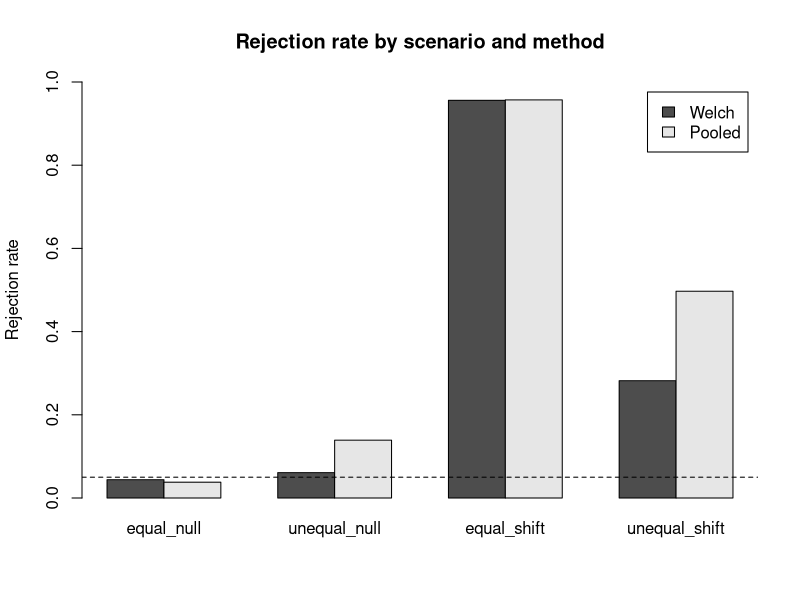

This chart was generated by the following R code:
# Homework 2
# Run from top to bottom in a fresh R session.

library(dplyr); library(tidyr); library(tibble)
library(readr); library(stringr); library(forcats); library(purrr)

# =============================================================================
# Problem 1: Clean, validate, and summarize
# =============================================================================

sales_raw <- tibble(
  sale_id = 1:8,
  customer_id = c("C1", "C2", "C1", "C3", "C2", "C4", "C5", "C2"),
  item_raw = c(" Pen", "PEN ", "Notebook", " pen ",
               "FOLDER", "Folder ", " ERASER ", "pen"),
  amount_raw = c("$10.00", "$20.00", NA, "$15.00",
                 "$30.00", "$25.00", NA, "$20.00"),
  discount_raw = c("0%", "10%", "5%", "0%", "20%", "10%", "0%", "0%"),
  code_raw = c("ST-101", "ON-102", "ST-103", "ON-104",
               "bad", "ST-106", "ON-107X", "on-108"),
  tags = c("gift;urgent", "online", "gift", "member",
           "online;member", "gift", "member", "gift;member")
)

# ---- Part A: Text and numerical transformations -----------------------------

sales_clean <- sales_raw |>
  mutate(
    # str_squish() trims both ends AND collapses inner runs of spaces to one
    item_clean    = str_to_lower(str_squish(item_raw)),
    amount        = parse_number(amount_raw),
    discount_rate = parse_number(discount_raw) / 100,
    net_amount    = amount * (1 - discount_rate),
    size = case_when(
      is.na(net_amount) ~ "unrecorded",
      net_amount >= 20  ~ "large",
      .default          = "small"
    )
  )

sales_clean |>
  select(sale_id, item_clean, amount, discount_rate, net_amount, size) |>
  print()

# Output:
#   sale_id item_clean amount discount_rate net_amount size
#         1 pen            10          0          10   small
#         2 pen            20          0.1        18   small
#         3 notebook       NA          0.05       NA   unrecorded
#         4 pen            15          0          15   small
#         5 folder         30          0.2        24   large
#         6 folder         25          0.1        22.5 large
#         7 eraser         NA          0          NA   unrecorded
#         8 pen            20          0          20   large
#
# Explanation: str_squish() removes leading/trailing spaces and collapses
# repeated inner spaces, and str_to_lower() makes " Pen", "PEN " and " pen "
# all "pen". parse_number() drops "$" and "%", so the discount is divided by
# 100 to become a proportion. A missing amount gives a missing net_amount
# (NA * anything is NA), so sales 3 and 7 stay NA and are labelled
# "unrecorded"; the is.na() condition is listed first in case_when() so NA is
# never compared against 20. All 8 rows and all original columns are kept.

# ---- Part B: Validate codes and split strings -------------------------------

sales_codes <- sales_clean |>
  mutate(
    code_clean = str_to_upper(str_trim(code_raw)),
    valid_code = str_detect(code_clean, "^(ST|ON)-[0-9]{3}$")
  )

invalid_codes <- sales_codes |>
  filter(!valid_code) |>
  select(sale_id, code_raw, code_clean)
print(invalid_codes)

# Output (invalid_codes):
#   sale_id code_raw code_clean
#         5 bad      BAD
#         7 ON-107X  ON-107X
#
# Explanation: the pattern ^(ST|ON)-[0-9]{3}$ is anchored at both ends, so the
# whole code must be ST or ON, a hyphen, and exactly three digits. "BAD" fails
# entirely and "ON-107X" fails because of the trailing X. "on-108" becomes
# valid after str_to_upper(). sales_codes still has all 8 sales.

valid_code_parts <- sales_codes |>
  filter(valid_code) |>
  select(sale_id, code_clean) |>
  separate_wider_delim(code_clean, delim = "-",
                       names = c("channel", "number"),
                       cols_remove = FALSE) |>
  select(sale_id, code_clean, channel, number)
print(valid_code_parts)

nrow(sales_clean)   # still 8 -- invalid rows were not removed from sales_clean

# Output (valid_code_parts):
#   sale_id code_clean channel number
#         1 ST-101     ST      101
#         2 ON-102     ON      102
#         3 ST-103     ST      103
#         4 ON-104     ON      104
#         6 ST-106     ST      106
#         8 ON-108     ON      108
# nrow(sales_clean) = 8, so no invalid rows were deleted from sales_clean.

sale_tags <- sales_clean |>
  select(sale_id, tags) |>
  separate_longer_delim(tags, delim = ";")
print(sale_tags)

# Output (sale_tags): 11 rows
#   1 gift, 1 urgent, 2 online, 3 gift, 4 member, 5 online, 5 member,
#   6 gift, 7 member, 8 gift, 8 member
#
# Explanation: separate_wider_delim() splits one column into several new
# COLUMNS (the row count stays the same), while separate_longer_delim() splits
# a value into several ROWS (one row per piece), so sales with two tags appear
# twice.

# ---- Part C: Grouped proportions and factor categories ----------------------

customer_summary <- sales_clean |>
  summarise(
    sales_n     = n(),
    known_n     = sum(!is.na(net_amount)),
    large_n     = sum(net_amount >= 20, na.rm = TRUE),
    large_share = if_else(known_n > 0, large_n / known_n, NA_real_),
    .by = customer_id
  ) |>
  arrange(customer_id)
print(customer_summary)

# Output (customer_summary):
#   customer_id sales_n known_n large_n large_share
#   C1                2       1       0       0
#   C2                3       3       2       0.667
#   C3                1       1       0       0
#   C4                1       1       1       1
#   C5                1       0       0      NA
#
# C1's large_share: the numerator is large_n = 0 (C1 has no known net amount
# of at least 20; its one known sale nets $10). The denominator is known_n = 1,
# not sales_n = 2, because sale 3 has a missing amount and is excluded. So
# large_share = 0 / 1 = 0. C5 has no known amounts, so large_n = 0 and
# large_share = NA (0/0 is undefined, not zero).

sales_factors <- sales_clean |>
  mutate(
    item_factor = fct_infreq(factor(item_clean)),
    item_group  = fct_lump_n(factor(item_clean), n = 2, other_level = "Other")
  )

levels(sales_factors$item_factor)
count(sales_factors, item_factor)
levels(sales_factors$item_group)
count(sales_factors, item_group)

# Output:
#   levels(item_factor): "pen" "folder" "eraser" "notebook"
#   counts: pen 4, folder 2, eraser 1, notebook 1
#   levels(item_group):  "folder" "pen" "Other"
#   counts: folder 2, pen 4, Other 2
#
# Explanation: fct_infreq() only REORDERS the levels (most frequent first);
# all four categories and their counts are unchanged. fct_lump_n() COMBINES
# categories: it keeps the 2 most frequent (pen, folder) and merges eraser and
# notebook into "Other", so the number of categories drops from 4 to 3 and
# "Other" has count 2. Lumping does not reorder the kept levels, which is why
# item_group stays in alphabetical order (folder, pen) with Other last.

# =============================================================================
# Problem 2: Missing Values and Joins
# =============================================================================

reports_raw <- tibble(
  form = c("A", "A", "A", "B", "B", "B"),
  line = c(1, 2, 3, 1, 2, 3),
  customer_id = c("C1", NA, "C2", "C3", NA, "C4"),
  round = c(1, 3, 1, 1, 2, 1),
  primary_amount = c(10, -999, 20, NA, 0, 30),
  backup_amount = c(NA, 15, 25, NA, 99, NA)
)

customers <- tibble(
  customer_id = c("C1", "C2", "C3", "C5"),
  region = c("North", "South", NA, "West")
)

# ---- Part A: Clean and add missing reports ----------------------------------

reports_labeled <- reports_raw |>
  arrange(form, line) |>
  group_by(form) |>
  fill(customer_id, .direction = "down") |>
  ungroup()

reports_clean <- reports_labeled |>
  mutate(
    primary_clean = na_if(primary_amount, -999),
    amount        = coalesce(primary_clean, backup_amount)
  )

reports_clean |>
  select(form, line, customer_id, round, primary_amount, backup_amount, amount) |>
  print()

# Output:
#   form line customer_id round primary_amount backup_amount amount
#   A       1 C1              1             10            NA     10
#   A       2 C1              3           -999            15     15
#   A       3 C2              1             20            25     20
#   B       1 C3              1             NA            NA     NA
#   B       2 C3              2              0            99      0
#   B       3 C4              1             30            NA     30
#
# Explanation: fill() runs within each form, so A line 2 gets C1 and B line 2
# gets C3; IDs never cross from form A to form B. coalesce() takes the first
# non-missing value, so the backup is used only when primary_clean is NA (A2,
# where -999 was turned into NA). A recorded primary value, including 0, is a
# real measurement of the same quantity, so it is kept: replacing B2's 0 with
# the backup 99 would overwrite real data. B1 has neither value, so it stays
# NA.

reports_complete <- reports_clean |>
  select(customer_id, round, amount) |>
  mutate(recorded_row = TRUE) |>
  complete(customer_id, round = 1:3,
           fill = list(recorded_row = FALSE))
print(reports_complete)

cat("Original rows:", sum(reports_complete$recorded_row), "\n")
cat("Added rows:   ", sum(!reports_complete$recorded_row), "\n")
cat("Missing amounts before completion:", sum(is.na(reports_clean$amount)), "\n")
cat("Missing amounts after completion: ", sum(is.na(reports_complete$amount)), "\n")

# Output: 12 rows (4 customers x 3 rounds)
#   C1: r1 10 TRUE,  r2 NA FALSE, r3 15 TRUE
#   C2: r1 20 TRUE,  r2 NA FALSE, r3 NA FALSE
#   C3: r1 NA TRUE,  r2  0 TRUE,  r3 NA FALSE
#   C4: r1 30 TRUE,  r2 NA FALSE, r3 NA FALSE
# Original rows: 6, added rows: 6
# Missing amounts: 1 before completion, 7 after completion
#
# Explicit missing (before completion): C3 round 1 -- the row exists but its
# amount is NA.
# Implicit missing (before completion): C1 round 2 -- there is no row at all
# for that customer-round; complete() makes it visible as an NA row with
# recorded_row = FALSE. recorded_row was set to TRUE before complete() and the
# new rows were filled with FALSE, so the two kinds of NA can be told apart.

# ---- Part B: Join and check -------------------------------------------------

# Duplicate / missing IDs in customers
customers |> count(customer_id) |> filter(n > 1)
sum(is.na(customers$customer_id))

# Repeated customer_id-round combinations in reports_clean
reports_clean |> count(customer_id, round) |> filter(n > 1)

# Output: no duplicated customer_id in customers (0 rows), 0 missing IDs,
# and no customer_id-round combination appears more than once in
# reports_clean (0 rows). So customers can safely be the "one" side of a
# many-to-one join.

customers_marked <- customers |>
  mutate(customer_found = TRUE)

reports_joined <- reports_clean |>
  left_join(customers_marked,
            by = join_by(customer_id),
            relationship = "many-to-one",
            na_matches = "never") |>
  mutate(customer_found = coalesce(customer_found, FALSE))

reports_joined |>
  select(customer_id, round, amount, region, customer_found) |>
  print()

# Output:
#   customer_id round amount region customer_found
#   C1              1     10 North  TRUE
#   C1              3     15 North  TRUE
#   C2              1     20 South  TRUE
#   C3              1     NA <NA>   TRUE
#   C3              2      0 <NA>   TRUE
#   C4              1     30 <NA>   FALSE

# IDs only in reports_clean
reports_clean |>
  anti_join(customers, by = join_by(customer_id), na_matches = "never") |>
  distinct(customer_id)

# IDs only in customers
customers |>
  anti_join(reports_clean, by = join_by(customer_id), na_matches = "never") |>
  distinct(customer_id)

# Output: only in reports_clean: C4. Only in customers: C5.
#
# Explanation: C3 and C4 both have a missing region, but for different
# reasons. C3 has customer_found = TRUE: the customer IS in the metadata table,
# its region just wasn't recorded. C4 has customer_found = FALSE: there is no
# metadata record at all, so the NA region comes from the failed join. A
# missing region alone cannot distinguish these two cases.

# ---- Part C: Check and reshape reports --------------------------------------

# NOTE: customers_bad is not defined in the assignment handout. It is defined
# here as the customers table with a conflicting duplicate record for C2
# (two different regions), which is what the questions below describe.
customers_bad <- tibble(
  customer_id = c("C1", "C2", "C2", "C3", "C5"),
  region      = c("North", "South", "East", NA, "West")
)

reports_duplicated <- reports_clean |>
  left_join(customers_bad, by = join_by(customer_id),
            relationship = "many-to-many")

cat("Rows before:", nrow(reports_clean), " Rows after:", nrow(reports_duplicated), "\n")
cat("Total before:", sum(reports_clean$amount, na.rm = TRUE),
    " Total after:", sum(reports_duplicated$amount, na.rm = TRUE), "\n")

reports_duplicated |>
  count(customer_id, round) |>
  filter(n > 1)

# Output: rows 6 -> 7; total amount (ignoring NA) 75 -> 95.
# Repeated report: customer_id C2, round 1.
#
# Explanation: C2 has two rows in customers_bad (South and East), so its one
# report matches twice and is duplicated. Its amount of 20 is now counted
# twice, which inflates the total by exactly 20 (75 + 20 = 95).
#
# With relationship = "many-to-one", left_join() would stop with an error,
# because C2 matches more than one row in customers_bad -- which is the point
# of the check. Allowing "many-to-many" does NOT fix anything: it only
# silences the error. The conflicting region for C2 is still there and the
# report is double-counted; the fix is to resolve the duplicate in the
# customer table before joining.

reports_wide <- reports_complete |>
  select(customer_id, round, amount) |>
  pivot_wider(names_from = round, values_from = amount,
              names_prefix = "round_")
print(reports_wide)

# Check the prediction
reports_wide |>
  pivot_longer(starts_with("round_"), names_to = "round",
               values_to = "amount", values_drop_na = TRUE) |>
  nrow()

# Output (reports_wide):
#   customer_id round_1 round_2 round_3
#   C1               10      NA      15
#   C2               20      NA      NA
#   C3               NA       0      NA
#   C4               30      NA      NA
#
# Prediction: 12 cells - 7 NA cells = 5 rows would remain after pivoting
# back to long form with values_drop_na = TRUE (confirmed above: 5).
#
# Explanation: dropping NAs simply removes those rows; it does not bring back
# a value. C3 round 1 was a real report whose amount is unknown, and that
# information is lost too -- it is dropped just like the implicit gaps. The
# zero for C3 round 2 is kept because 0 is a value, not NA.

# =============================================================================
# Problem 3: Two-sample t-tests and simulation
# =============================================================================

# ---- Part A: Write a t-test function ----------------------------------------

two_sample_t <- function(x, y, equal_var = FALSE, alpha = 0.05) {
  n_x <- length(x);  n_y <- length(y)
  xbar <- mean(x);   ybar <- mean(y)
  s2_x <- var(x);    s2_y <- var(y)

  if (equal_var) {
    method <- "Pooled"
    s2_p <- ((n_x - 1) * s2_x + (n_y - 1) * s2_y) / (n_x + n_y - 2)
    se   <- sqrt(s2_p * (1 / n_x + 1 / n_y))
    df   <- n_x + n_y - 2
  } else {
    method <- "Welch"
    v_x <- s2_x / n_x
    v_y <- s2_y / n_y
    se  <- sqrt(v_x + v_y)
    df  <- (v_x + v_y)^2 / (v_x^2 / (n_x - 1) + v_y^2 / (n_y - 1))
  }

  t_stat  <- (xbar - ybar) / se
  p_value <- 2 * pt(abs(t_stat), df = df, lower.tail = FALSE)

  list(method  = method,
       t_stat  = t_stat,
       df      = df,
       p_value = p_value,
       reject  = p_value < alpha)
}

x_check <- c(12, 15, 14, 10, 13)
y_check <- c(9, 11, 8, 10, 7, 12, 9, 8)

res_welch  <- two_sample_t(x_check, y_check)
res_pooled <- two_sample_t(x_check, y_check, equal_var = TRUE)
str(res_welch)
str(res_pooled)

# Reference calculations; compare with your own function.
ref_welch  <- t.test(x_check, y_check, var.equal = FALSE)
ref_pooled <- t.test(x_check, y_check, var.equal = TRUE)

verify <- tibble(
  method   = c("Welch", "Pooled"),
  t_diff   = abs(c(res_welch$t_stat  - ref_welch$statistic,
                   res_pooled$t_stat - ref_pooled$statistic)),
  df_diff  = abs(c(res_welch$df      - ref_welch$parameter,
                   res_pooled$df     - ref_pooled$parameter)),
  p_diff   = abs(c(res_welch$p_value - ref_welch$p.value,
                   res_pooled$p_value - ref_pooled$p.value))
) |>
  mutate(all_below_1e8 = t_diff < 1e-8 & df_diff < 1e-8 & p_diff < 1e-8)
print(verify)

# Output:
#   Welch:  t_stat = 3.4,  df = 7.68 (unrounded), p_value = 0.00991, reject = TRUE
#   Pooled: t_stat = 3.53, df = 11,               p_value = 0.00474, reject = TRUE
#
# Verification against t.test():
#   method   t_diff    df_diff   p_diff    all_below_1e8
#   Welch    4.44e-16  2.66e-15  5.20e-18  TRUE
#   Pooled   0         0         0         TRUE
# All differences in t_stat, df, and p_value are smaller than 1e-8 (they are
# only floating-point rounding), so the function matches t.test() for both
# methods. Both tests reject H0 at alpha = 0.05.

# ---- Part B: Simulation loop ------------------------------------------------

B <- 1000
n_x <- 20
n_y <- 40
alpha <- 0.05

scenarios <- data.frame(
  scenario = c("equal_null", "unequal_null",
               "equal_shift", "unequal_shift"),
  mean_x = c(0, 0, 0, 0),
  mean_y = c(0, 0, 1, 1),
  sd_x = c(1, 3, 1, 3),
  sd_y = c(1, 1, 1, 1)
)

# Pre-allocate storage: 4 scenarios x B replicates x 2 methods
n_rows  <- nrow(scenarios) * B * 2
sim_scenario  <- character(n_rows)
sim_replicate <- integer(n_rows)
sim_method    <- character(n_rows)
sim_t         <- numeric(n_rows)
sim_df        <- numeric(n_rows)
sim_p         <- numeric(n_rows)
sim_reject    <- logical(n_rows)

# Run once immediately before the simulation, not inside a loop.
set.seed(2026)

row <- 0
for (s in seq_len(nrow(scenarios))) {
  for (b in seq_len(B)) {
    x <- rnorm(n_x, mean = scenarios$mean_x[s], sd = scenarios$sd_x[s])
    y <- rnorm(n_y, mean = scenarios$mean_y[s], sd = scenarios$sd_y[s])

    for (eq in c(FALSE, TRUE)) {
      res <- two_sample_t(x, y, equal_var = eq, alpha = alpha)
      row <- row + 1
      sim_scenario[row]  <- scenarios$scenario[s]
      sim_replicate[row] <- b
      sim_method[row]    <- res$method
      sim_t[row]         <- res$t_stat
      sim_df[row]        <- res$df
      sim_p[row]         <- res$p_value
      sim_reject[row]    <- res$reject
    }
  }
}

simulation_results <- data.frame(
  scenario  = sim_scenario,
  replicate = sim_replicate,
  method    = sim_method,
  t_stat    = sim_t,
  df        = sim_df,
  p_value   = sim_p,
  reject    = sim_reject
)

head(simulation_results)
nrow(simulation_results)

# Output (first six rows):
#     scenario replicate method     t_stat       df    p_value reject
#   equal_null         1  Welch -1.6408015 36.27031 0.10948361  FALSE
#   equal_null         1 Pooled -1.6719503 58.00000 0.09992119  FALSE
#   equal_null         2  Welch  0.4498986 43.85631 0.65499951  FALSE
#   equal_null         2 Pooled  0.4268900 58.00000 0.67103998  FALSE
#   equal_null         3  Welch  1.5837255 30.84146 0.12345809  FALSE
#   equal_null         3 Pooled  1.7224891 58.00000 0.09030984  FALSE
# Total rows: 8000 (4 scenarios x 1000 replicates x 2 methods)

simulation_summary <- simulation_results |>
  summarise(
    mean_t         = mean(t_stat),
    sd_t           = sd(t_stat),
    rejection_rate = mean(reject),
    .by = c(scenario, method)
  ) |>
  mutate(across(c(mean_t, sd_t, rejection_rate), \(v) round(v, 3)))
print(simulation_summary)

# Output (simulation_summary):
#        scenario method mean_t  sd_t rejection_rate
#      equal_null  Welch -0.019 1.038          0.044
#      equal_null Pooled -0.018 1.024          0.038
#    unequal_null  Welch  0.036 1.075          0.061
#    unequal_null Pooled  0.048 1.402          0.139
#     equal_shift  Welch -3.768 1.116          0.956
#     equal_shift Pooled -3.757 1.078          0.957
#   unequal_shift  Welch -1.542 1.048          0.282
#   unequal_shift Pooled -2.019 1.357          0.497

# Rejection rates by scenario and method (dashed line = alpha)
rate_mat <- simulation_summary |>
  select(scenario, method, rejection_rate) |>
  pivot_wider(names_from = scenario, values_from = rejection_rate)
barplot(as.matrix(rate_mat[, -1]), beside = TRUE,
        legend.text = rate_mat$method, ylim = c(0, 1),
        ylab = "Rejection rate", main = "Rejection rate by scenario and method")
abline(h = alpha, lty = 2)

# Short report:
# Under equal variances both null rejection rates (Welch 0.044, Pooled 0.038)
# are close to 0.05 given simulation error (about +/- 0.014 for B = 1000), but
# with unequal variances and the smaller sample having the larger SD, the
# pooled test's Type I error inflates to 0.139 while Welch stays near 0.05
# (0.061). When the means differ, power is nearly identical with equal
# variances (about 0.96 for both), but in the unequal_shift scenario the
# pooled test appears more powerful (0.497 vs 0.282). That extra "power" is
# not trustworthy because the same test rejects a true null almost three
# times as often as it should, so a test must first hold its Type I error
# rate near alpha before its power can be compared fairly -- making Welch the
# safer choice here.
